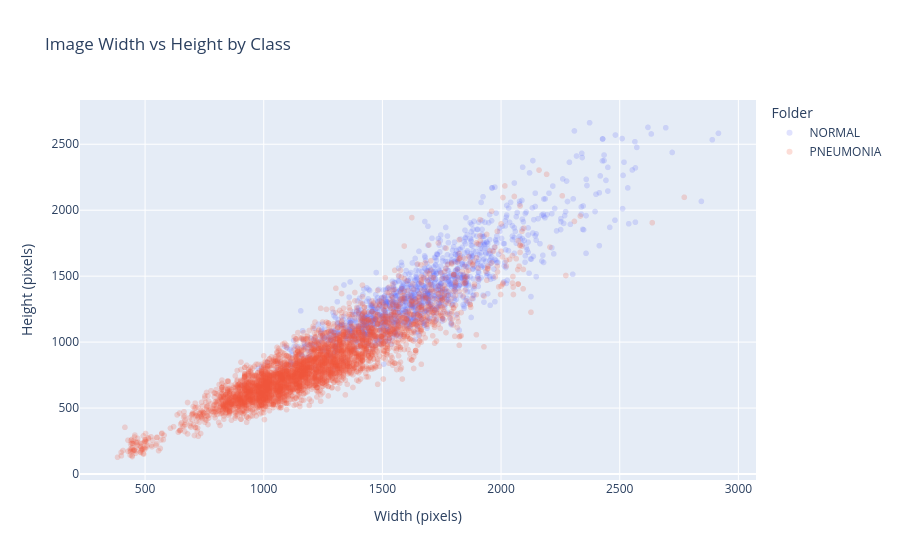

Write notebook code for a chart like this one.
### Code cell
import plotly.express as px

fig = px.scatter(
    image_info,
    x="Width",
    y="Height",
    color="Folder",
    opacity=0.2,
    title="Image Width vs Height by Class",
    hover_data=["File"]
)

fig.update_layout(
    xaxis_title="Width (pixels)",
    yaxis_title="Height (pixels)"
)

fig.show()

### Figure 1 — Plotly figure (JSON) as saved in the notebook; plotly's stock layout.template omitted (floating-point values rounded to 4 significant figures; data arrays with more than 128 entries replaced by an {"elided": "..."} marker saying what was removed)
{"data": [{"customdata": {"elided": "1341x1 str values"}, "hovertemplate": "Folder=NORMAL<br>Width=%{x}<br>Height=%{y}<br>File=%{customdata[0]}<extra></extra>", "legendgroup": "NORMAL", "marker": {"color": "#636efa", "opacity": 0.2, "symbol": "circle"}, "mode": "markers", "name": "NORMAL", "showlegend": true, "type": "scattergl", "x": {"elided": "1341 int values"}, "xaxis": "x", "y": {"elided": "1341 int values"}, "yaxis": "y"}, {"customdata": {"elided": "3875x1 str values"}, "hovertemplate": "Folder=PNEUMONIA<br>Width=%{x}<br>Height=%{y}<br>File=%{customdata[0]}<extra></extra>", "legendgroup": "PNEUMONIA", "marker": {"color": "#EF553B", "opacity": 0.2, "symbol": "circle"}, "mode": "markers", "name": "PNEUMONIA", "showlegend": true, "type": "scattergl", "x": {"elided": "3875 int values"}, "xaxis": "x", "y": {"elided": "3875 int values"}, "yaxis": "y"}], "layout": {"legend": {"title": {"text": "Folder"}, "tracegroupgap": 0}, "title": {"text": "Image Width vs Height by Class"}, "xaxis": {"anchor": "y", "domain": [0, 1], "title": {"text": "Width (pixels)"}}, "yaxis": {"anchor": "x", "domain": [0, 1], "title": {"text": "Height (pixels)"}}}}
